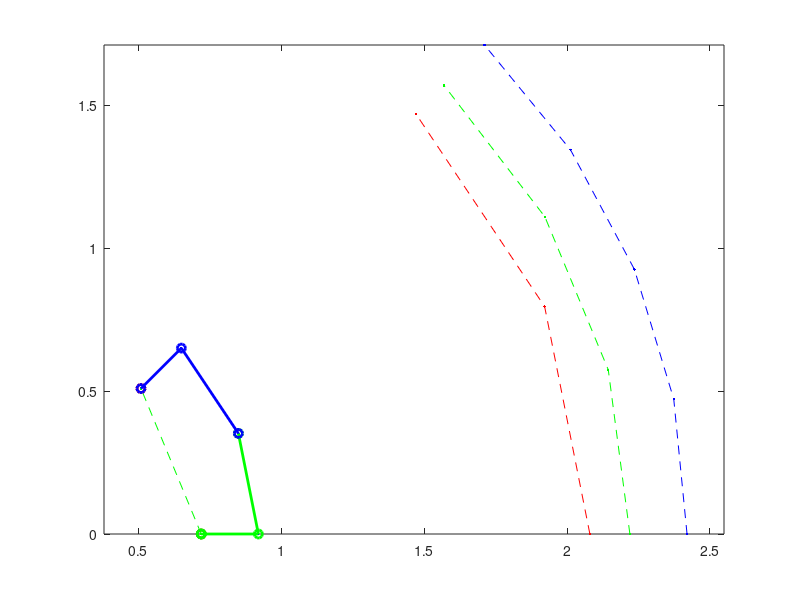

This chart was generated by the following MATLAB code: (Note: this script raises an error after producing the figure.)

e=0; ncirc=0; format compact; rc=[0 0 0 0];
for k=1:9;

  k0=2*k-1; k1=k0+1; k2=k1+1;
  X=zeros(k2,3); Y=X;
  rk = 1.5*k-1.0; r0=rk+0.08; r1=rk+0.22; r2=rk+0.42;
  t0=0:(k0-1);  t0=(pi/4)*t0'/(k0-1);
  t1=0:(k1-1);  t1=(pi/4)*t1'/(k1-1);
  t2=0:(k2-1);  t2=(pi/4)*t2'/(k2-1);
  
  X(1:k0,1)=r0.*cos(t0); X(1:k1,2)=r1.*cos(t1); X(1:k2,3)=r2.*cos(t2);
  Y(1:k0,1)=r0.*sin(t0); Y(1:k1,2)=r1.*sin(t1); Y(1:k2,3)=r2.*sin(t2);
  plot(X(1:k0,1),Y(1:k0,1),'r.--','linewidth',.3); hold on
  plot(X(1:k1,2),Y(1:k1,2),'g.--','linewidth',.3)
  plot(X(1:k2,3),Y(1:k2,3),'b.--','linewidth',.3); axis equal

  x=zeros(1,5);y=x;
  for j=1:k-1;
    x(1)=X(j,1);x(2)=X(j,2);x(3)=X(j+1,2);x(4)=X(j+1,1); x(5)=x(1);
    y(1)=Y(j,1);y(2)=Y(j,2);y(3)=Y(j+1,2);y(4)=Y(j+1,1); y(5)=y(1);
%   plot(x,y,'ro-'); axis equal; hold on;
    if k>1; e=build_element(x,y,rc,e); end;
  end;

  for j=k:k0-1;
    x(1)=X(j,1);x(2)=X(j+1,2);x(3)=X(j+2,2);x(4)=X(j+1,1); x(5)=x(1);
    y(1)=Y(j,1);y(2)=Y(j+1,2);y(3)=Y(j+2,2);y(4)=Y(j+1,1); y(5)=y(1);
%   plot(x,y,'go-'); axis equal; hold on; end;
    if k>1; e=build_element(x,y,rc,e); end;
  end;

  for j=1:k-1;
    x(1)=X(j,2);x(2)=X(j,3);x(3)=X(j+1,3);x(4)=X(j+1,2); x(5)=x(1);
    y(1)=Y(j,2);y(2)=Y(j,3);y(3)=Y(j+1,3);y(4)=Y(j+1,2); y(5)=y(1);
%   plot(x,y,'bo-'); axis equal; hold on; end;
    if k>1; e=build_element(x,y,rc,e); end;
  end;

  for j=k+1:k1-1;
    x(1)=X(j,2);x(2)=X(j+1,3);x(3)=X(j+2,3);x(4)=X(j+1,2); x(5)=x(1);
    y(1)=Y(j,2);y(2)=Y(j+1,3);y(3)=Y(j+2,3);y(4)=Y(j+1,2); y(5)=y(1);
%   plot(x,y,'ko-'); axis equal; hold on; 
    if k>1; e=build_element(x,y,rc,e); end;
  end;

  xbar = (X(k,1)+X(k,2)+X(k+1,2)+X(k,3)+X(k+1,3)+X(k+2,3))/6;
  ybar = (Y(k,1)+Y(k,2)+Y(k+1,2)+Y(k,3)+Y(k+1,3)+Y(k+2,3))/6;
  x(1)=X(k,1);x(2)=X(k,2);x(3)=xbar;x(4)=X(k+1,2);x(5)=x(1);
  y(1)=Y(k,1);y(2)=Y(k,2);y(3)=ybar;y(4)=Y(k+1,2);y(5)=y(1);
  plot(x,y,'ro-','linewidth',2); axis equal; hold on;
  if k>1; e=build_element(x,y,rc,e); end;

  x(1)=X(k,2);x(2)=X(k,3);x(3)=X(k+1,3);x(4)=xbar;x(5)=x(1);
  y(1)=Y(k,2);y(2)=Y(k,3);y(3)=Y(k+1,3);y(4)=ybar;y(5)=y(1);
  plot(x,y,'go-','linewidth',2); axis equal; hold on;
  if k>1; e=build_element(x,y,rc,e); end;

  x(1)=xbar;x(2)=X(k+1,3);x(3)=X(k+2,3);x(4)=X(k+1,2);x(5)=x(1);
  y(1)=ybar;y(2)=Y(k+1,3);y(3)=Y(k+2,3);y(4)=Y(k+1,2);y(5)=y(1);
  plot(x,y,'bo-','linewidth',2); axis equal; hold on; 
  if k>1; e=build_element(x,y,rc,e); end;

  if k>1; [e,ncirc]=build_semi_circles(X0,Y0,X,Y,e,ncirc); end;


  X0=X; Y0=Y;

end;
e=build_element(x,y,rc,-1);
[e,ncirc]=build_semi_circles(X0,Y0,X,Y,e,-1);


